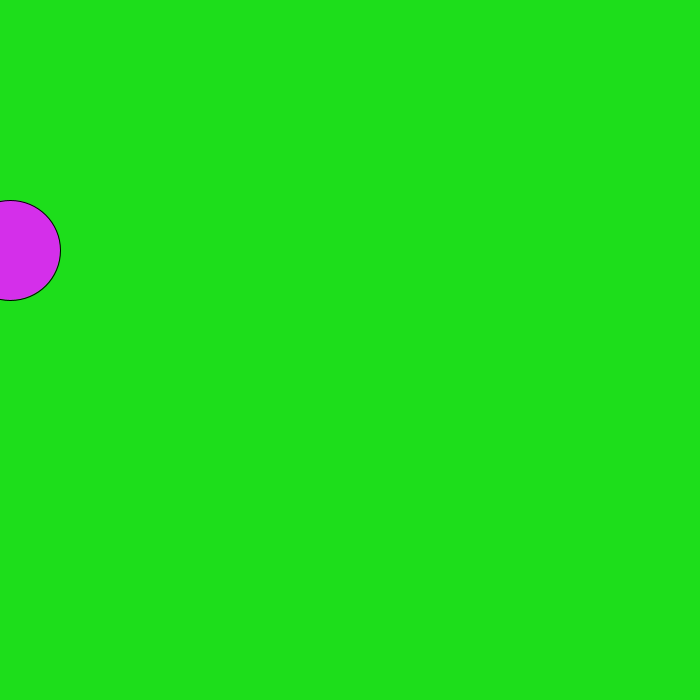
Frame 1 (no input)
Frame 60 (the mouse pressed at the canvas centre just before this capture): identical to frame 1, image omitted
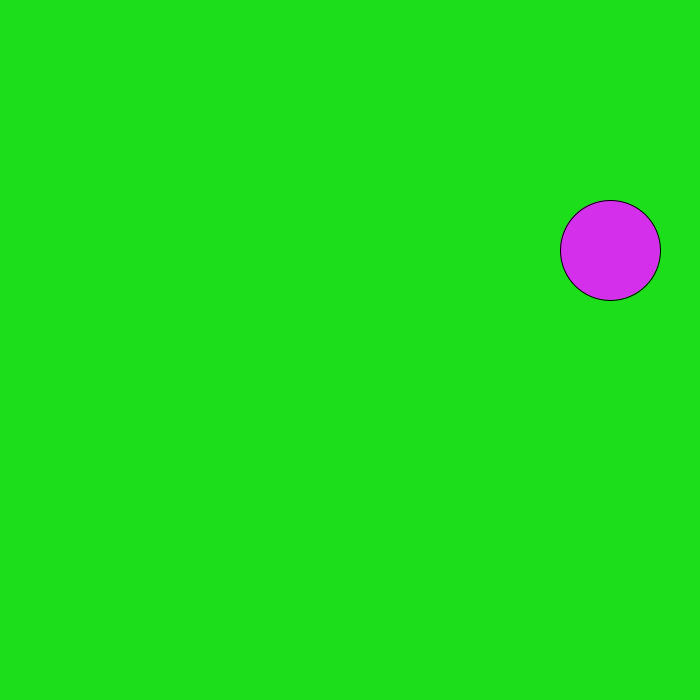
Frame 120 (the mouse held since frame 60 and released just before this capture)

The Processing sketch that drew these frames (run headless with seeded random() and noise(); from frame 60 on, the mouse is pressed at the canvas centre):

// Processing sketch: bounce
// ── bounce.pde
int x = 10;
int speed = 10;
void setup(){
size (700,700);


}
void draw(){
background (#1DDE1B);
  fill(#D42FEA); 

if(mousePressed){
 x = x+speed; 
}


ellipse(x,250,100,100);

  if(x > 700 ){speed = -10; }
  if(x < 10) {speed = 10;}
  
}
